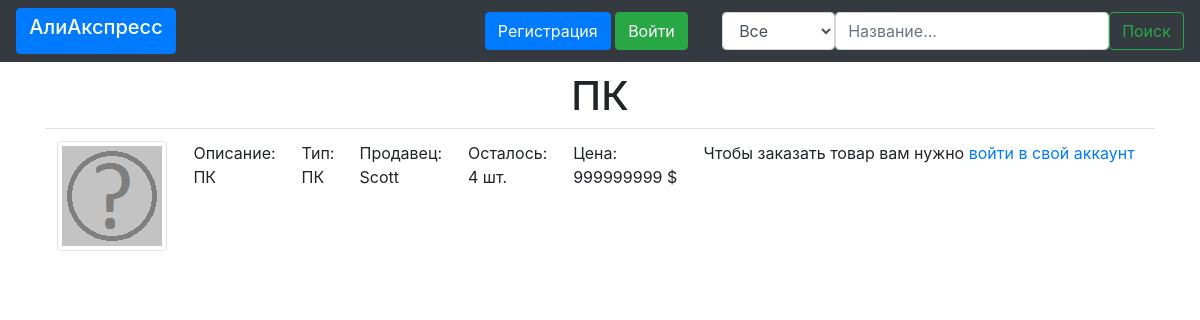
The page /product_link/2 on the database its author committed.
### data/products.py (models this page shows)
class Product(db_session.SqlAlchemyBase, SerializerMixin):
    __tablename__ = 'products'
    id = sqlalchemy.Column(sqlalchemy.Integer, primary_key=True, autoincrement=True)
    seller_id = sqlalchemy.Column(sqlalchemy.Integer, sqlalchemy.ForeignKey("users.id"))
    seller = sqlalchemy.Column(sqlalchemy.Integer, nullable=True)
    title = sqlalchemy.Column(sqlalchemy.String, nullable=True)
    number = sqlalchemy.Column(sqlalchemy.Integer, nullable=True)
    description = sqlalchemy.Column(sqlalchemy.String, nullable=True)
    price = sqlalchemy.Column(sqlalchemy.String, nullable=True)
    product_type = sqlalchemy.Column(sqlalchemy.String, nullable=True)
    link = sqlalchemy.Column(sqlalchemy.String, nullable=True)
    del_link = sqlalchemy.Column(sqlalchemy.String, nullable=True)
    order_link = sqlalchemy.Column(sqlalchemy.String, nullable=True)
    image = sqlalchemy.Column(sqlalchemy.String)
    user = orm.relation('User')

### main.py (the view, shortened to what this page needs)
@app.route('/product_link/<product_id>', methods=['GET', 'POST'])
def product_link(product_id="product_id"):
    db_session.global_init("db/online_shop.sqlite")
    session = db_session.create_session()
    form = baseform.BaseForm()
    product = session.query(products.Product).filter(products.Product.id == product_id).first()
    if request.method == "GET":
        productes = session.query(products.Product)
        types = []
        for i in productes:
            if i.product_type not in types:
                types.append(i.product_type)
        return render_template('product.html', title=product.title, product=product, products_types=types)

### data/baseform.py
class BaseForm(FlaskForm):
    product_type = SelectField(validators=[DataRequired()])
    search = StringField(validators=[DataRequired()])

### data/db_session.py (called while the page is built, shortened)
def global_init(db_file):
    global __factory
    if __factory:
        return

def create_session() -> Session:
    global __factory
    return __factory()

### templates/product.html
{% extends "base.html" %}
{% block content %}
<div>
<h1 align="center">{{ title }}</h1>
</div>
<div>
    <div>
        <table class="table">
              <tbody>
                    <tr>
                        <td><img src={{product.image}} alt="Ну не нашлась картинка" class="img-thumbnail"></td>
                        <td>Описание:<br>{{ product.description }}</td>
                        <td>Тип:<br>{{ product.product_type }}</td>
                        <td>Продавец:<br>{{ product.seller }}</td>
                        <td>Осталось:<br>{{ product.number }} шт.</td>
                        <td>Цена:<br>{{ product.price }} $</td>
                        {% if userid == product.seller_id %}
                            <td><a class="btn btn-outline-success" href={{product.del_link}} role="button">Удалить товар</a></td>
                        {% elif username %}
                            {% if product.number > 0 %}
                                <td><a class="btn btn-outline-success" href={{product.order_link}} role="button">Заказать</a></td>
                            {% else %}
                                <td>Похоже, товар закончился(</td>
                            {% endif %}
                        {% else %}
                            <td><p>Чтобы заказать товар вам нужно <a href="/login" role="button">войти в свой аккаунт</a></p></td>
                        {% endif %}
                    </tr>
              </tbody>
        </table>
    </div>
</div>
{% endblock %}

### rows shown on the page
Product: title "ПК", image (picture), description "ПК", product_type "ПК", seller "Scott", number "4", price "999999999"
